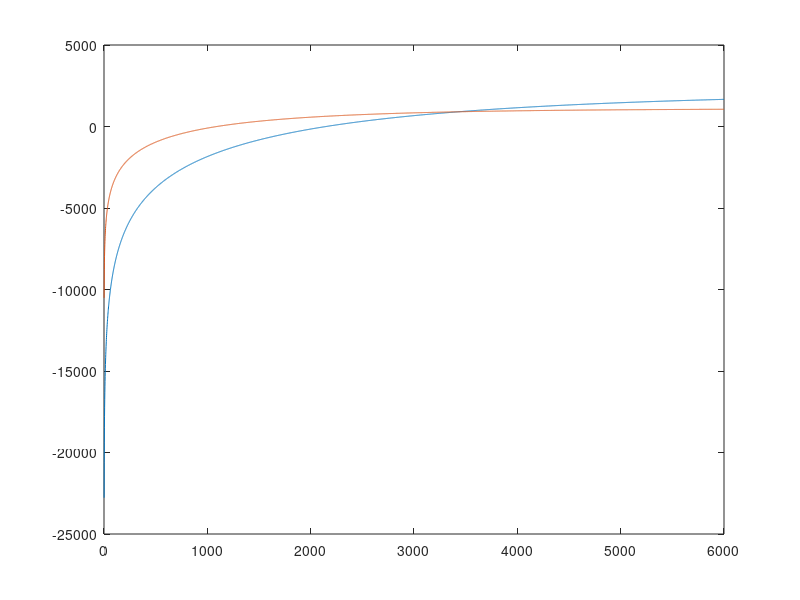

Source code (MATLAB):
close all;
clear all;

T11 = 1300; % white matter
T12 = 3100; % CSF
T13 = 1576; % Grey matter
TR = 6000; 
Tro = 2000;

T1_1 = T12;
T1_2 = T13;

% Null WM and GM

Ti = 1:TR;

E1 = exp(-Ti/T1_1);
ER = 0;
E2 = (1-ER)./(2*(1-E1));
firts_Ti_2 = -T1_1*log(E2);

clear E1 ER E2;


E1 = exp(-Ti/T1_2);
ER = 0;
E2 = (1-ER)./(2*(1-E1));
second_Ti_2 = -T1_2*log(E2);


plot(Ti, firts_Ti_2);
hold on
plot(Ti, second_Ti_2);




[mini,I] = min(abs(firts_Ti_2-second_Ti_2));

Ti1 = firts_Ti_2(I);
Ti2 = Ti(I);

        




